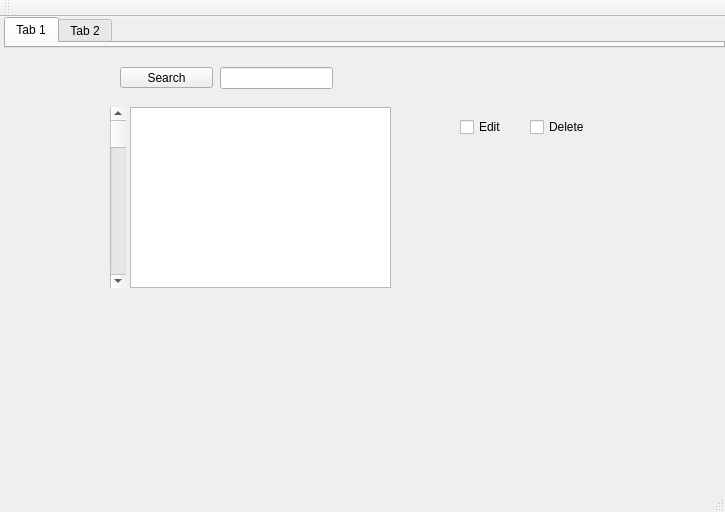
<?xml version="1.0" encoding="UTF-8"?>
<ui version="4.0">
 <class>MainWindow</class>
 <widget class="QMainWindow" name="MainWindow">
  <property name="geometry">
   <rect>
    <x>0</x>
    <y>0</y>
    <width>725</width>
    <height>512</height>
   </rect>
  </property>
  <property name="windowTitle">
   <string>MainWindow</string>
  </property>
  <widget class="QWidget" name="centralWidget">
   <widget class="QTabWidget" name="tabWidget">
    <property name="geometry">
     <rect>
      <x>4</x>
      <y>0</y>
      <width>721</width>
      <height>31</height>
     </rect>
    </property>
    <property name="currentIndex">
     <number>0</number>
    </property>
    <widget class="QWidget" name="tab">
     <attribute name="title">
      <string>Tab 1</string>
     </attribute>
    </widget>
    <widget class="QWidget" name="tab_2">
     <attribute name="title">
      <string>Tab 2</string>
     </attribute>
    </widget>
   </widget>
   <widget class="QListView" name="listView">
    <property name="geometry">
     <rect>
      <x>130</x>
      <y>90</y>
      <width>261</width>
      <height>181</height>
     </rect>
    </property>
   </widget>
   <widget class="QPushButton" name="pushButton">
    <property name="geometry">
     <rect>
      <x>120</x>
      <y>50</y>
      <width>93</width>
      <height>21</height>
     </rect>
    </property>
    <property name="text">
     <string>Search</string>
    </property>
   </widget>
   <widget class="QLineEdit" name="lineEdit">
    <property name="geometry">
     <rect>
      <x>220</x>
      <y>50</y>
      <width>113</width>
      <height>22</height>
     </rect>
    </property>
   </widget>
   <widget class="QScrollBar" name="verticalScrollBar">
    <property name="geometry">
     <rect>
      <x>110</x>
      <y>90</y>
      <width>16</width>
      <height>181</height>
     </rect>
    </property>
    <property name="orientation">
     <enum>Qt::Vertical</enum>
    </property>
   </widget>
   <widget class="QCheckBox" name="checkBox">
    <property name="geometry">
     <rect>
      <x>460</x>
      <y>100</y>
      <width>61</width>
      <height>20</height>
     </rect>
    </property>
    <property name="text">
     <string>Edit</string>
    </property>
   </widget>
   <widget class="QCheckBox" name="checkBox_2">
    <property name="geometry">
     <rect>
      <x>530</x>
      <y>100</y>
      <width>81</width>
      <height>20</height>
     </rect>
    </property>
    <property name="text">
     <string>Delete</string>
    </property>
   </widget>
  </widget>
  <widget class="QMenuBar" name="menuBar">
   <property name="geometry">
    <rect>
     <x>0</x>
     <y>0</y>
     <width>725</width>
     <height>26</height>
    </rect>
   </property>
  </widget>
  <widget class="QToolBar" name="mainToolBar">
   <attribute name="toolBarArea">
    <enum>TopToolBarArea</enum>
   </attribute>
   <attribute name="toolBarBreak">
    <bool>false</bool>
   </attribute>
  </widget>
  <widget class="QStatusBar" name="statusBar"/>
 </widget>
 <layoutdefault spacing="6" margin="11"/>
 <resources/>
 <connections/>
</ui>
